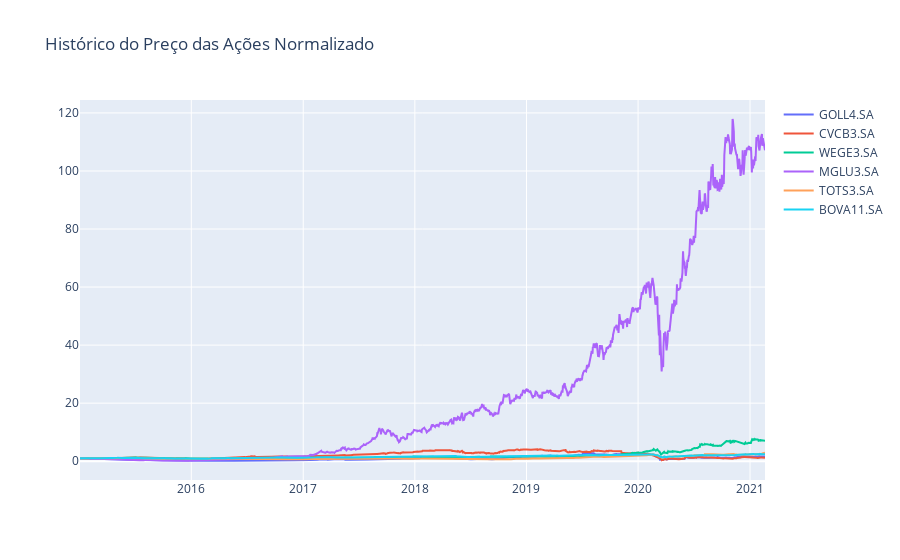

Notebook source saved alongside this figure:
### Code cell
figure = px.line(title="Histórico do Preço das Ações Normalizado")
for i in acoes_df_norm.columns:
    figure.add_scatter(x=acoes_df_norm.index, y=acoes_df_norm[i], name=i)

figure.show()

### Figure 1 — Plotly figure (JSON) as saved in the notebook; plotly's stock layout.template omitted (floating-point values rounded to 4 significant figures; data arrays with more than 128 entries replaced by an {"elided": "..."} marker saying what was removed)
{"data": [{"name": "GOLL4.SA", "type": "scatter", "x": {"elided": "1518 str values"}, "y": {"elided": "1518 float values"}}, {"name": "CVCB3.SA", "type": "scatter", "x": {"elided": "1518 str values"}, "y": {"elided": "1518 float values"}}, {"name": "WEGE3.SA", "type": "scatter", "x": {"elided": "1518 str values"}, "y": {"elided": "1518 float values"}}, {"name": "MGLU3.SA", "type": "scatter", "x": {"elided": "1518 str values"}, "y": {"elided": "1518 float values"}}, {"name": "TOTS3.SA", "type": "scatter", "x": {"elided": "1518 str values"}, "y": {"elided": "1518 float values"}}, {"name": "BOVA11.SA", "type": "scatter", "x": {"elided": "1518 str values"}, "y": {"elided": "1518 float values"}}], "layout": {"legend": {"tracegroupgap": 0}, "title": {"text": "Histórico do Preço das Ações Normalizado"}, "xaxis": {"anchor": "y", "domain": [0, 1]}, "yaxis": {"anchor": "x", "domain": [0, 1]}}}
